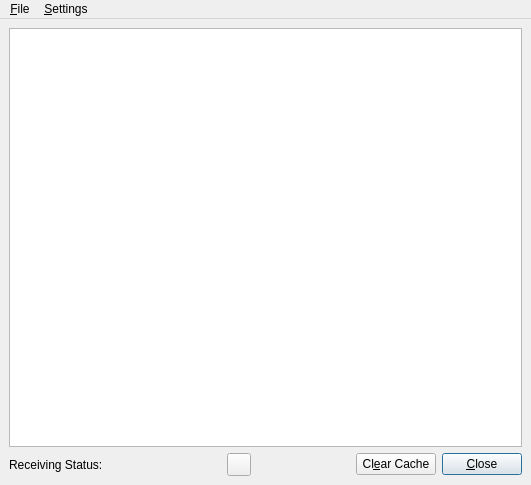
<?xml version="1.0" encoding="UTF-8"?>
<ui version="4.0">
 <class>JLViewer</class>
 <widget class="QMainWindow" name="JLViewer">
  <property name="geometry">
   <rect>
    <x>0</x>
    <y>0</y>
    <width>531</width>
    <height>485</height>
   </rect>
  </property>
  <property name="windowTitle">
   <string>MainWindow</string>
  </property>
  <property name="windowIcon">
   <iconset resource="res/icons.qrc">
    <normaloff>:/icons/MainIcon.svg</normaloff>:/icons/MainIcon.svg</iconset>
  </property>
  <widget class="QWidget" name="centralwidget">
    <layout class="QVBoxLayout" name="verticalLayout">
     <item>
      <widget class="JLBrowser" name="textBrowser"/>
     </item>
     <item>
      <layout class="QHBoxLayout" name="_2">
       <property name="spacing">
        <number>6</number>
       </property>
       <property name="margin">
        <number>0</number>
       </property>
       <item>
        <widget class="QLabel" name="TextLabel1">
         <property name="text">
          <string>Receiving Status:</string>
         </property>
         <property name="wordWrap">
          <bool>false</bool>
         </property>
        </widget>
       </item>
       <item>
        <widget class="CMultColorLED" name="LEDStatus" native="true">
         <property name="minimumSize">
          <size>
           <width>13</width>
           <height>13</height>
          </size>
         </property>
         <property name="maximumSize">
          <size>
           <width>13</width>
           <height>13</height>
          </size>
         </property>
        </widget>
       </item>
       <item>
        <spacer name="horizontalSpacer">
         <property name="orientation">
          <enum>Qt::Horizontal</enum>
         </property>
         <property name="sizeHint" stdset="0">
          <size>
           <width>40</width>
           <height>20</height>
          </size>
         </property>
        </spacer>
       </item>
       <item>
        <widget class="QToolButton" name="ButtonStepBack">
         <property name="text">
          <string/>
         </property>
         <property name="icon">
          <iconset resource="res/icons.qrc">
           <normaloff>:/icons/StepBack.png</normaloff>:/icons/StepBack.png</iconset>
         </property>
        </widget>
       </item>
       <item>
        <spacer name="Spacer5_2">
         <property name="orientation">
          <enum>Qt::Horizontal</enum>
         </property>
         <property name="sizeType">
          <enum>QSizePolicy::Expanding</enum>
         </property>
         <property name="sizeHint" stdset="0">
          <size>
           <width>20</width>
           <height>20</height>
          </size>
         </property>
        </spacer>
       </item>
       <item>
        <widget class="QPushButton" name="pushButtonClearCache">
         <property name="text">
          <string>Cl&amp;ear Cache</string>
         </property>
        </widget>
       </item>
       <item>
        <widget class="QPushButton" name="buttonOk">
         <property name="text">
          <string>&amp;Close</string>
         </property>
         <property name="autoDefault">
          <bool>true</bool>
         </property>
         <property name="default">
          <bool>true</bool>
         </property>
        </widget>
       </item>
      </layout>
     </item>
    </layout>
  </widget>
    <widget class="QMenuBar" name="menubar">
     <widget class="QMenu" name="menuFile">
      <property name="title">
       <string>&amp;File</string>
      </property>
      <addaction name="actionClear_All"/>
      <addaction name="separator"/>
      <addaction name="actionSave"/>
      <addaction name="actionSave_All"/>
      <addaction name="separator"/>
      <addaction name="actionClose"/>
     </widget>
     <widget class="QMenu" name="menuSettings">
      <property name="title">
       <string>&amp;Settings</string>
      </property>
      <addaction name="actionSet_Font"/>
     </widget>
     <addaction name="menuFile"/>
     <addaction name="menuSettings"/>
    </widget>
  <action name="actionSet_Font">
   <property name="text">
    <string>Set  &amp;Font...</string>
   </property>
  </action>
  <action name="actionClear_All">
   <property name="text">
    <string>Cl&amp;ear Cache</string>
   </property>
  </action>
  <action name="actionSave">
   <property name="text">
    <string>Save...</string>
   </property>
  </action>
  <action name="actionSave_All">
   <property name="text">
    <string>Save All...</string>
   </property>
  </action>
  <action name="actionClose">
   <property name="text">
    <string>&amp;Close</string>
   </property>
  </action>
 </widget>
 <customwidgets>
  <customwidget>
   <class>CMultColorLED</class>
   <extends>QWidget</extends>
   <header>MultColorLED.h</header>
  </customwidget>
  <customwidget>
   <class>JLBrowser</class>
   <extends>QTextBrowser</extends>
   <header>jlbrowser.h</header>
  </customwidget>
 </customwidgets>
 <resources>
  <include location="res/icons.qrc"/>
 </resources>
 <connections/>
</ui>
